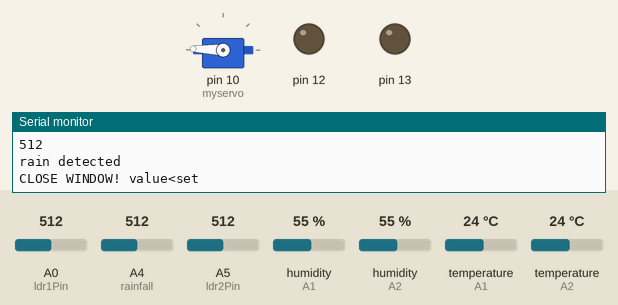
Bench run of a sketch on a simulated Arduino Uno, built with avr-gcc and run on an emulated ATmega328P. Parts: servo, output pins drawn as LEDs (lit = HIGH), the last lines printed to the serial monitor. Wiring (inferred from the names in the program): 2 × DHT11 sensor: data A1 / data A2. Inputs (shaded band) come from the test bench; at power-on: A0 (ldr1Pin) = 512, A4 (rainfall) = 512, A5 (ldr2Pin) = 512, humidity (sensors on A1, A2) 55 %, temperature (sensors on A1, A2) 24 °C.

Above: at 1.6 s.
At 2.2 s:
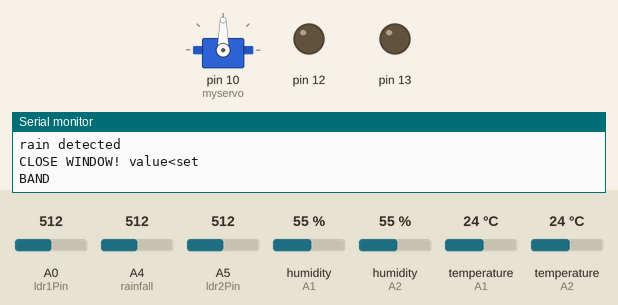
Timing chart, 0 to 3.7 s (numbered marks = the images above):
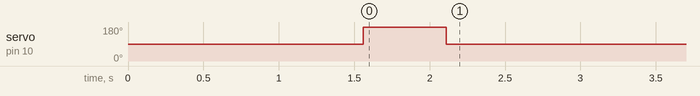

Measured:
- by itself, servo on pin 10 (myservo): 90° → 178° at 1.6 s, → 90° 0.55 s later

The sketch:

main.ino
```cpp
#include <dht.h>
#include<Servo.h>
#define dht1_apin A1
#define dht2_apin A2
#define rainfall A4

//defining DHT sensor

dht DHT1_inside;
dht DHT2_outside;

//defining LDR pins

const int ldr2Pin = A5;
const int ldr1Pin = A0;

Servo myservo;

int value;
int set = 900;
int windowstatus = 1;

void setup() {

   Serial.begin(9600);
   delay(500); //Delay to let system boot

   pinMode(ldr1Pin, INPUT);
   pinMode(ldr2Pin, INPUT);

   pinMode(12, OUTPUT);
   pinMode(13, OUTPUT);

   pinMode(rainfall, INPUT);
   Serial.println("AUTOMATIC WINDOW SYSTEM\n\n");
   myservo.attach(10);
   delay(1000);

}

void openWindow(){
 if(windowstatus==0){
Serial.println("KHULI");
myservo.write(2);
delay(550);
myservo.write(90);
windowstatus = 1;
delay(5000);
}
  else{
  }
}

void closewindow(){
  if(windowstatus==1){
windowstatus=0;
Serial.println("BAND");
myservo.write(178);
delay(550);
myservo.write(90);


delay(5000);
  }
  else{
}
}


void loop() {
   //Start of Program

   value = analogRead(rainfall);
   int ldr1_outside = analogRead(ldr1Pin);
   int ldr2_inside = analogRead(ldr2Pin);
   DHT1_inside.read11(dht1_apin);
   DHT2_outside.read11(dht2_apin);
   float temp_inside = DHT1_inside.temperature;
   float temp_outside = DHT2_outside.temperature;


     Serial.println(value);
     Serial.println(temp_outside);
     Serial.println(temp_inside);
     Serial.println(ldr1_outside);
     Serial.println(ldr2_inside);

   if (value <= set) {
      Serial.println("rain detected");
      Serial.println("CLOSE WINDOW! value<set");
      closewindow();

   } else {

//Temp sensor code

      if (temp_inside > temp_outside) {
            Serial.println("AC is running!");
            Serial.println("CLOSE WINDOW!");
            closewindow();
         }
         else if (temp_inside < temp_outside) {
            Serial.println("Its windy!");
            Serial.println("OPEN WINDOW! temp outside >");
            openWindow();
         }
         else{
//          LDR code
      if (ldr1_outside > ldr2_inside) {
         Serial.println("Sun is shining!");
         Serial.println("OPEN WINDOW! ldr outside >");
         openWindow();
         Serial.println(windowstatus);


      }
      else if (ldr1_outside < ldr2_inside) {
         Serial.println("Enough Light");
         Serial.println("CLOSE WINDOW!!!!!!!!!");
         closewindow();
         Serial.println(windowstatus);
      }
      else{}
         }

//Temp sensor code


//      else{
//        Serial.println("LAST Else running!");
//        }
   }
   Serial.println(ldr1Pin);
   delay(10000);

}// end loop
```

dht.h
```cpp
//
//    FILE: dht.h
// VERSION: 0.1.00
// PURPOSE: DHT Temperature & Humidity Sensor library for Arduino
//
//     URL: http://arduino.cc/playground/Main/DHTLib
//
// HISTORY:
// see dht.cpp file
//

#ifndef dht_h
#define dht_h

#if ARDUINO >= 100
 #include "Arduino.h"
#else
 #include "WProgram.h"
#endif

#define DHT_LIB_VERSION "0.1.00"

class dht
{
public:
	int read11(uint8_t pin);
    int read22(uint8_t pin);
	double humidity;
	double temperature;

private:
	uint8_t bits[5];  // buffer to receive data
	int read(uint8_t pin);
};
#endif
//
// END OF FILE
//
```
